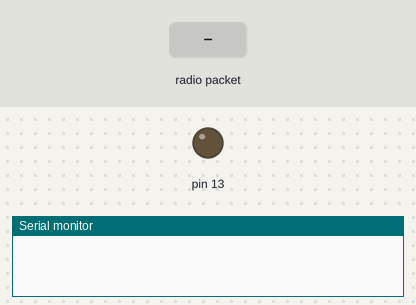
Recording of a sketch running on a simulated Arduino Uno, built with avr-gcc and run on an emulated ATmega328P. Shown: output pins drawn as LEDs (lit = HIGH), the last lines printed to the serial monitor. The test bench sets the inputs (shaded band). No radio packets arrive unless stated.

Above: at 18.0 s.
18.1 s: radio packet "B" arrives
At 20.05 s:
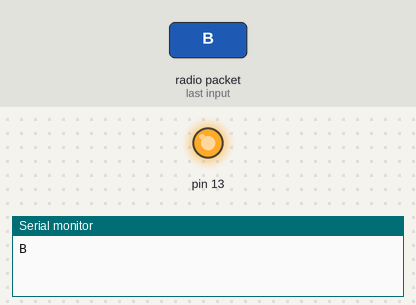
28.1 s: radio packet "1" arrives
Timing chart, 0 to 31.1 s (numbered marks = the images above; inputs shaded):
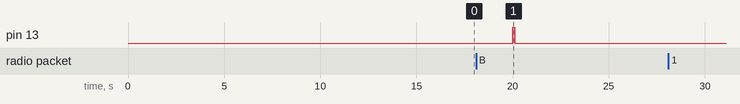

Measured:
- after the input at 18.1 s, pin 13: LOW → HIGH after 1.9 s, → LOW 0.10 s later

The sketch:

receiverSample.ino
```cpp
/* 1byte 433Mhz RECEIVER example.
/* Tutorial link: http://electronoobs.com/eng_arduino_tut99.php
 * Code: http://electronoobs.com/eng_arduino_tut99_code2.php
 * Scheamtic: http://electronoobs.com/eng_arduino_tut99_sch1.php
 * Youtube Channel: http://www.youtube/c/electronoobs
// Arduino          433Mhz RX
// GND              GND
// 5V               VCC
// D3               Data
*/

#include <SoftwareSerial.h>
#include <VirtualWire.h>              //Download it here: http://electronoobs.com/eng_arduino_virtualWire.php

SoftwareSerial softwareSerial(10, 3, false);
bool isDisableAlarm = false;

//unsigned long _sendMessageTime;

void setup()
{
	Serial.begin(9600);
	softwareSerial.begin(38400);
	setVirtualWireForRF433Receiver();
	pinMode(13, OUTPUT);
	pinMode(10, OUTPUT);
	digitalWrite(13, LOW);
	pinMode(3, INPUT_PULLUP);
	//_sendMessageTime = millis();
}

void setVirtualWireForRF433Receiver()
{
	vw_set_ptt_pin(999);
	vw_set_ptt_inverted(false);
	vw_set_rx_pin(2);
	vw_setup(100); // Bits per sec
	vw_rx_start();
	attachInterrupt(1, disableAlarm, CHANGE);
}

void disableAlarm()
{
	isDisableAlarm = true;
}

unsigned long disableSoundTime = 0;

void loop()
{
	if (isDisableAlarm == true && disableSoundTime == 0)
	{
		disableSoundTime = millis();
	}

	if ((millis() - disableSoundTime) > 60000)
	{
		isDisableAlarm = false;
		disableSoundTime = 0;
	}

	uint8_t message[3];
	uint8_t messageLength = 3; // the size of the message
	vw_wait_rx_max(10000);
	if (vw_get_message(message, &messageLength)) // non-blocking
	{
		for (int i = 0; i < messageLength; i++)
		{
			Serial.print((char)message[i]);
			if ((char)message[i] == 'B')
			{
				if (isDisableAlarm == false && digitalRead(3) == 1)
				{
					tone(10, 400, 200);
					delay(200);
					tone(10, 1000, 200);
					delay(200);
					noTone(10);
					//delay(10);
				}
				digitalWrite(13, HIGH);
				delay(100);
				digitalWrite(13, LOW);
				delay(100);
			}
		}
		Serial.println("");
	}

}
```
